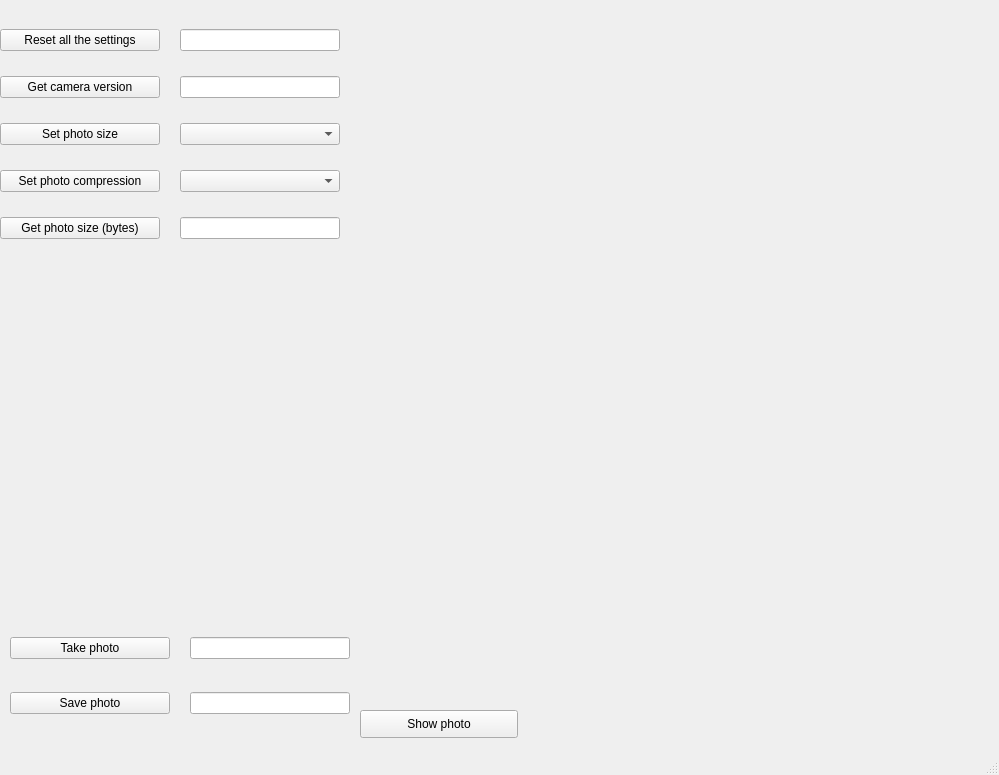
<?xml version="1.0" encoding="UTF-8"?>
<ui version="4.0">
 <class>MainWindow</class>
 <widget class="QMainWindow" name="MainWindow">
  <property name="geometry">
   <rect>
    <x>0</x>
    <y>0</y>
    <width>999</width>
    <height>775</height>
   </rect>
  </property>
  <property name="windowTitle">
   <string>MainWindow</string>
  </property>
  <widget class="QWidget" name="centralwidget">
   <widget class="QWidget" name="verticalLayoutWidget">
    <property name="geometry">
     <rect>
      <x>0</x>
      <y>10</y>
      <width>160</width>
      <height>251</height>
     </rect>
    </property>
    <layout class="QVBoxLayout" name="verticalLayout">
     <item>
      <widget class="QPushButton" name="reset_settings_button">
       <property name="text">
        <string>Reset all the settings</string>
       </property>
      </widget>
     </item>
     <item>
      <widget class="QPushButton" name="get_version_button">
       <property name="text">
        <string>Get camera version</string>
       </property>
      </widget>
     </item>
     <item>
      <widget class="QPushButton" name="set_photo_size_button">
       <property name="text">
        <string>Set photo size</string>
       </property>
      </widget>
     </item>
     <item>
      <widget class="QPushButton" name="set_photo_compression_button">
       <property name="text">
        <string>Set photo compression</string>
       </property>
      </widget>
     </item>
     <item>
      <widget class="QPushButton" name="get_photo_size_button">
       <property name="text">
        <string>Get photo size (bytes)</string>
       </property>
      </widget>
     </item>
    </layout>
   </widget>
   <widget class="QWidget" name="verticalLayoutWidget_2">
    <property name="geometry">
     <rect>
      <x>180</x>
      <y>10</y>
      <width>160</width>
      <height>251</height>
     </rect>
    </property>
    <layout class="QVBoxLayout" name="verticalLayout_2">
     <item>
      <widget class="QLineEdit" name="reset_settings_text"/>
     </item>
     <item>
      <widget class="QLineEdit" name="get_version_output"/>
     </item>
     <item>
      <widget class="QComboBox" name="choose_photo_size"/>
     </item>
     <item>
      <widget class="QComboBox" name="choose_photo_compr"/>
     </item>
     <item>
      <widget class="QLineEdit" name="get_photo_size_text"/>
     </item>
    </layout>
   </widget>
   <widget class="QPushButton" name="show_photo_button">
    <property name="geometry">
     <rect>
      <x>360</x>
      <y>710</y>
      <width>158</width>
      <height>28</height>
     </rect>
    </property>
    <property name="text">
     <string>Show photo</string>
    </property>
   </widget>
   <widget class="QWidget" name="verticalLayoutWidget_3">
    <property name="geometry">
     <rect>
      <x>10</x>
      <y>610</y>
      <width>160</width>
      <height>131</height>
     </rect>
    </property>
    <layout class="QVBoxLayout" name="verticalLayout_4">
     <item>
      <widget class="QPushButton" name="take_photo_button">
       <property name="text">
        <string>Take photo</string>
       </property>
      </widget>
     </item>
     <item>
      <widget class="QPushButton" name="choose_path_button">
       <property name="text">
        <string>Save photo</string>
       </property>
      </widget>
     </item>
    </layout>
   </widget>
   <widget class="QWidget" name="verticalLayoutWidget_4">
    <property name="geometry">
     <rect>
      <x>190</x>
      <y>610</y>
      <width>160</width>
      <height>131</height>
     </rect>
    </property>
    <layout class="QVBoxLayout" name="verticalLayout_5">
     <item>
      <widget class="QLineEdit" name="take_photo_alert">
       <property name="clearButtonEnabled">
        <bool>false</bool>
       </property>
      </widget>
     </item>
     <item>
      <widget class="QLineEdit" name="save_photo_alert">
       <property name="clearButtonEnabled">
        <bool>false</bool>
       </property>
      </widget>
     </item>
    </layout>
   </widget>
   <widget class="QWidget" name="verticalLayoutWidget_5">
    <property name="geometry">
     <rect>
      <x>420</x>
      <y>10</y>
      <width>561</width>
      <height>481</height>
     </rect>
    </property>
    <layout class="QVBoxLayout" name="image_layout"/>
   </widget>
  </widget>
  <widget class="QStatusBar" name="statusbar"/>
 </widget>
 <resources/>
 <connections/>
</ui>
